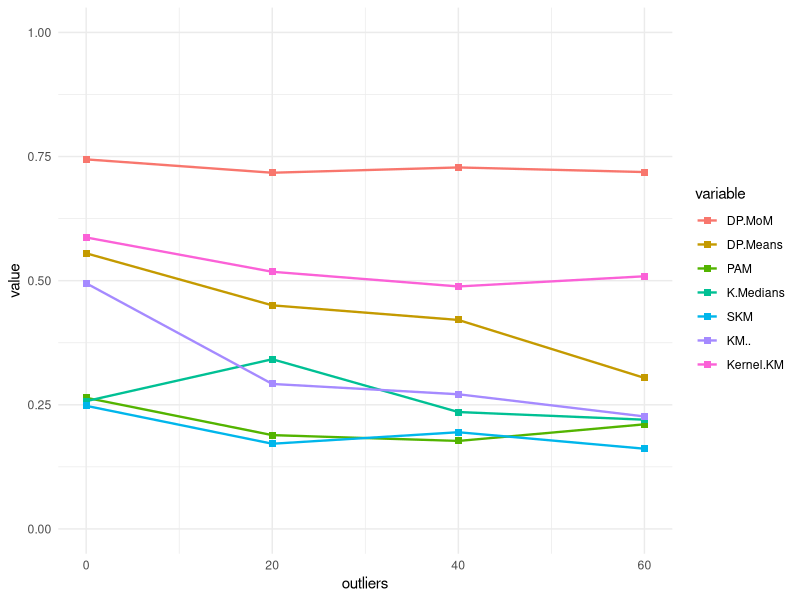

Write the R code that produced this figure.

library(dplyr)
library(ggplot2)
library(reshape2)

df.sim <- data.frame("outliers" = seq(0,60,20),
                     "DP-MoM" = c(0.7442983, 0.717398, 0.7280627, 0.71878),
                     "DP-Means" = c(0.5550988, 0.4502984, 0.4208794, 0.3041251),
                     "PAM" = c(0.2641038, 0.1888746, 0.1771991, 0.2106863),
                     "K-Medians" = c(0.2574187, 0.341772, 0.2353737, 0.2199716),
                     "SKM" = c(0.247888, 0.1715387, 0.1947336, 0.1615273),
                     "KM++" = c(0.4948044, 0.2919705, 0.2711893, 0.2264784),
                     "Kernel-KM" = c(0.58701041, 0.5179163, 0.48834578, 0.5088454))

df.sim.long <- df.sim %>% melt(id = "outliers")

df.sim.long %>% 
   ggplot(aes(x = outliers)) +
   geom_line(aes(y = value, color = variable), size = 0.8) +
   geom_point(aes(y = value, color = variable), shape = "square", size = 2) +
   theme_minimal() +
   ylim(c(0,1))



